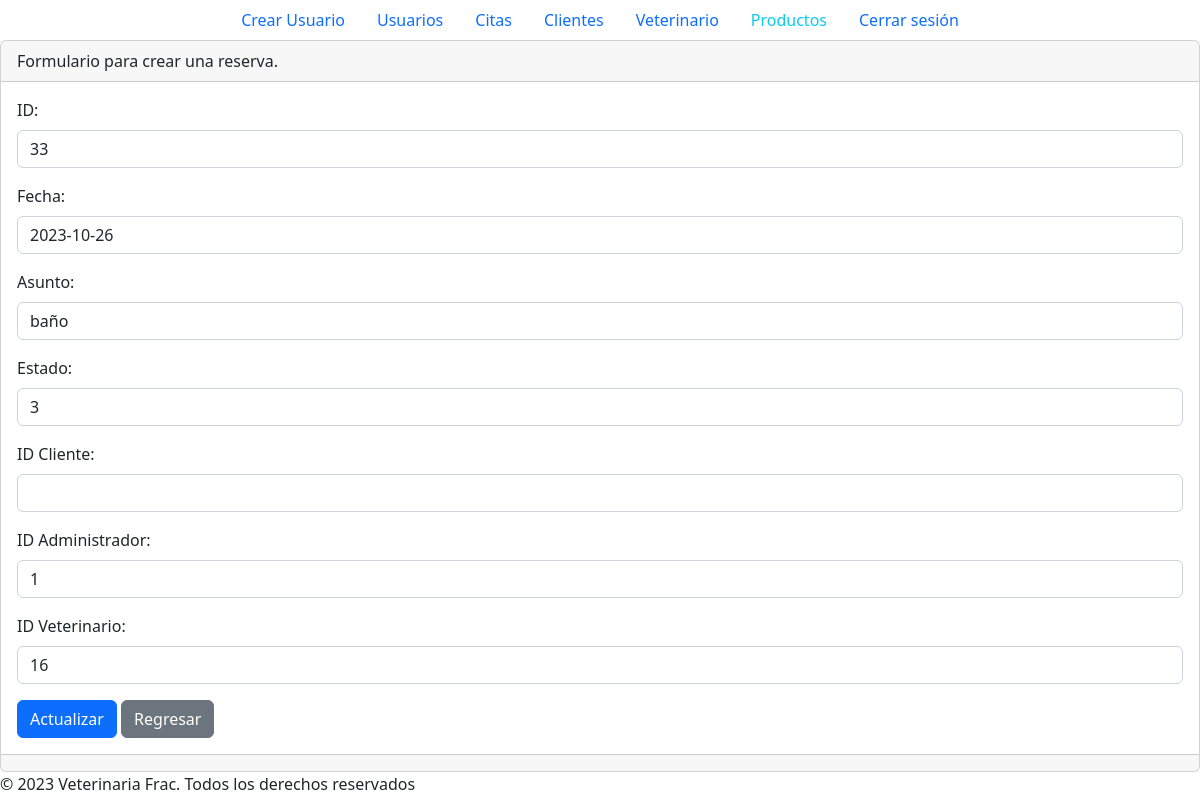
Screenshot of /secciones/reservas/editar.php?id=33 with the database file from the repository.
### tables this page shows
CREATE TABLE `reservadecitas` (
  `id` int(8) NOT NULL,
  `fechareserva` date NOT NULL,
  `hora` varchar(10) NOT NULL,
  `asunto` varchar(255) NOT NULL,
  `estado` tinyint(1) NOT NULL,
  `id_administrador` int(8) NOT NULL,
  `id_veterinario` int(8) NOT NULL,
  `id_cliente` int(8) DEFAULT NULL
);

### secciones/reservas/editar.php (the view, shortened to what this page needs)
<?php include("../../plantillas/header.php")?>
<?php
include("../../config/bd.php");
if(isset($_GET['id'])){
    $id_reserva = $_GET['id'];
    $sql = "SELECT * FROM reservadecitas WHERE id = '$id_reserva'";
    $result = $conn->query($sql);
    $registro = $result->fetch_assoc();
    $id = $registro['id'];
    $fecha_reservada = $registro['fechareserva'];
    $asunto = $registro['asunto'];
    $estado = $registro['estado'];
    $id_administrador = $registro['id_administrador'];
    $id_veterinario = $registro['id_veterinario'];
    $id_cliente = $registro['id_cliente'];
}
?>
    <div class="card">
        <div class="card-header">
            <p class="card-text">Formulario para crear una reserva.</p>
        </div>
        <div class="card-body">
            <form action="<?php echo $_SERVER['PHP_SELF']; ?>" method="post">
                <div class="mb-3">
                  <label for="id" class="form-label">ID:</label>
                  <input type="text" value="<?php echo $id; ?>"
                    class="form-control" readonly name="id" id="id" aria-describedby="helpId" placeholder="">
                </div>
                <div class="mb-3">
                  <label for="fechareserva" class="form-label">Fecha:</label>
                  <input type="datetime" value="<?php echo $fecha_reservada; ?>"
                    class="form-control" name="fechareserva" id="fechareserva" aria-describedby="helpId" placeholder="">
                </div>
                <div class="mb-3">
                  <label for="asunto" class="form-label">Asunto:</label>
                  <input type="text" value="<?php echo $asunto; ?>"
                    class="form-control" name="asunto" id="asunto" aria-describedby="helpId" placeholder="">
                </div>
                <div class="mb-3">
                  <label for="estado" class="form-label">Estado:</label>
                  <input type="text" value="<?php echo $estado; ?>"
                    class="form-control" name="estado" id="estado" aria-describedby="helpId" placeholder="">
                </div>
                <div class="mb-3">
                  <label for="id_cliente" class="form-label">ID Cliente:</label>
                  <input type="text" readonly value="<?php echo $id_cliente; ?>"
                    class="form-control" name="id_cliente" id="id_cliente" aria-describedby="helpId" placeholder="">
                </div>
                <div class="mb-3">
                  <label for="id_administrador" class="form-label">ID Administrador:</label>
                  <input type="text" readonly value="<?php echo $id_administrador; ?>"
                    class="form-control" name="id_administrador" id="id_administrador" aria-describedby="helpId" placeholder="">
                </div>
                <div class="mb-3">
                  <label for="id_veterinario" class="form-label">ID Veterinario:</label>
                  <input id="name" type="text" value="<?php echo $id_veterinario; ?>"
                    class="form-control" name="id_veterinario" id="id_veterinario" aria-describedby="helpId" placeholder="">
                </div>
                <button type="submit" class="btn btn-primary">Actualizar</button>
                <a href="index.php" class="btn btn-secondary">Regresar</a>
            </form>
        </div>
        <div class="card-footer text-muted">
        </div>
    </div>
<?php include("../../plantillas/footer.php")?>

### rows the page displays
reservadecitas: id "33", fechareserva "2023-10-26", asunto "baño", estado "3", id_administrador "1", id_veterinario "16"
